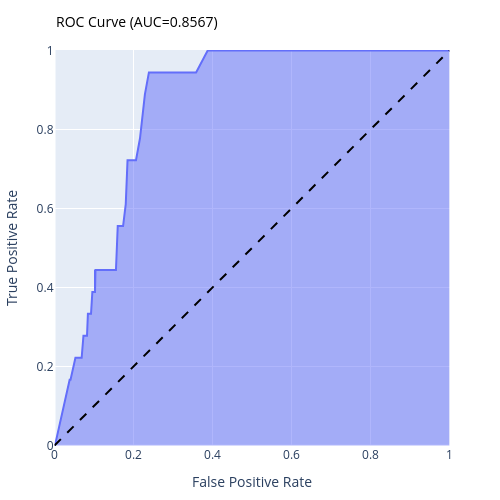

Notebook source saved alongside this figure:
### Code cell
# 1. Filter data where 'feature_selector_idx' is best_idx
filtered_df = roc_data_set_df[roc_data_set_df['feature_selector_idx'] == best_idx].copy()

# 2. Add (0,0) and (1,1) points to complete the curve
filtered_df.loc[-1] = {'False positive rate': 0.0, 'True positive rate': 0.0, 'feature_selector_idx': 0}
filtered_df.loc[len(filtered_df)] = {'False positive rate': 1.0, 'True positive rate': 1.0, 'feature_selector_idx': 0}
filtered_df.sort_values(by='False positive rate', inplace=True)

# 3. Calculate AUC value
roc_auc = auc(filtered_df['False positive rate'], filtered_df['True positive rate'])
roc_auc = round(roc_auc, 4)

# 4. Create chart with Plotly Express
fig = px.area(
    filtered_df,
    x='False positive rate',
    y='True positive rate',
    labels={'False positive rate': 'False Positive Rate', 'True positive rate': 'True Positive Rate'}
)

# Add random classifier (dotted line)
fig.add_scatter(
    x=[0, 1],
    y=[0, 1],
    mode='lines',
    line=dict(dash='dash', color='black'),
    name='Random Classifier'
)

# 5. Set layout and AUC annotation
fig.update_layout(
    xaxis_title='False Positive Rate',
    yaxis_title='True Positive Rate',
    xaxis=dict(range=[0, 1], constrain='domain'),
    yaxis=dict(range=[0, 1], scaleanchor='x', scaleratio=1),
    showlegend=False,
    width=500,
    height=500,
    margin=dict(l=50, r=50, t=50, b=50),
    title_x=0.5,
    annotations=[
        dict(
            xref='paper',
            yref='paper',
            x=0,
            y=1.1,
            text=f'ROC Curve (AUC={roc_auc})',
            showarrow=False,
            font=dict(size=14, color='black'),
            align='left'
        )
    ]
)

# 6. Save image to the specified folder
file_path = os.path.join(save_path, 'ROC_Curve.png')

# Create folder if it doesn't exist
os.makedirs(os.path.dirname(file_path), exist_ok=True)

# Save as image file
fig.write_image(file_path)

# Display chart in VS Code
fig.show()

print(f"ROC chart has been saved to {file_path}.")

### Figure 1 — Plotly figure (JSON) as saved in the notebook; plotly's stock layout.template omitted (floating-point values rounded to 4 significant figures)
{"data": [{"fillpattern": {"shape": ""}, "hovertemplate": "False Positive Rate=%{x}<br>True Positive Rate=%{y}<extra></extra>", "legendgroup": "", "line": {"color": "#636efa"}, "marker": {"symbol": "circle"}, "mode": "lines", "name": "", "orientation": "v", "showlegend": false, "stackgroup": "1", "type": "scatter", "x": [0.0, 0.0, 0.0, 0.0, 0.0, 0.0, 0.0, 0.0, 0.0, 0.0, 0.0, 0.0, 0.0, 0.0, 0.0, 0.0, 0.001127, 0.001127, 0.001127, 0.03833, 0.03833, 0.04059, 0.05299, 0.05411, 0.06088, 0.06426, 0.06877, 0.07328, 0.08005, 0.0823, 0.08455, 0.08568, 0.08906, 0.09132, 0.09245, 0.09583, 0.09808, 0.09808, 0.09808, 0.1026, 0.1026, 0.1026, 0.1037, 0.1048, 0.1082, 0.1161, 0.1218, 0.124, 0.1274, 0.1353, 0.1477, 0.1511, 0.1556, 0.1601, 0.1646, 0.1657, 0.1702, 0.1736, 0.1804, 0.1849, 0.1894, 0.195, 0.2063, 0.2165, 0.2289, 0.239, 0.248, 0.2627, 0.274, 0.2796, 0.2954, 0.2965, 0.301, 0.31, 0.3348, 0.3484, 0.3585, 0.3878, 0.9391, 0.9842, 0.9932, 0.9944, 0.9989, 1.0, 1.0, 1.0, 1.0, 1.0, 1.0, 1.0, 1.0, 1.0, 1.0, 1.0, 1.0, 1.0, 1.0, 1.0, 1.0, 1.0, 1.0, 1.0, 1.0], "xaxis": "x", "y": [0.0, 0.0, 0.0, 0.0, 0.0, 0.0, 0.0, 0.0, 0.0, 0.0, 0.0, 0.0, 0.0, 0.0, 0.0, 0.0, 0.0, 0.0, 0.0, 0.1667, 0.1667, 0.1667, 0.2222, 0.2222, 0.2222, 0.2222, 0.2222, 0.2778, 0.2778, 0.2778, 0.3333, 0.3333, 0.3333, 0.3333, 0.3333, 0.3889, 0.3889, 0.3889, 0.3889, 0.3889, 0.4444, 0.3889, 0.4444, 0.4444, 0.4444, 0.4444, 0.4444, 0.4444, 0.4444, 0.4444, 0.4444, 0.4444, 0.4444, 0.5556, 0.5556, 0.5556, 0.5556, 0.5556, 0.6111, 0.7222, 0.7222, 0.7222, 0.7222, 0.7778, 0.8889, 0.9444, 0.9444, 0.9444, 0.9444, 0.9444, 0.9444, 0.9444, 0.9444, 0.9444, 0.9444, 0.9444, 0.9444, 1.0, 1.0, 1.0, 1.0, 1.0, 1.0, 1.0, 1.0, 1.0, 1.0, 1.0, 1.0, 1.0, 1.0, 1.0, 1.0, 1.0, 1.0, 1.0, 1.0, 1.0, 1.0, 1.0, 1.0, 1.0, 1.0], "yaxis": "y"}, {"line": {"color": "black", "dash": "dash"}, "mode": "lines", "name": "Random Classifier", "type": "scatter", "x": [0, 1], "y": [0, 1]}], "layout": {"annotations": [{"align": "left", "font": {"color": "black", "size": 14}, "showarrow": false, "text": "ROC Curve (AUC=0.8567)", "x": 0, "xref": "paper", "y": 1.1, "yref": "paper"}], "height": 500, "legend": {"tracegroupgap": 0}, "margin": {"b": 50, "l": 50, "r": 50, "t": 50}, "showlegend": false, "title": {"x": 0.5}, "width": 500, "xaxis": {"anchor": "y", "constrain": "domain", "domain": [0, 1], "range": [0, 1], "title": {"text": "False Positive Rate"}}, "yaxis": {"anchor": "x", "domain": [0, 1], "range": [0, 1], "scaleanchor": "x", "scaleratio": 1, "title": {"text": "True Positive Rate"}}}}
